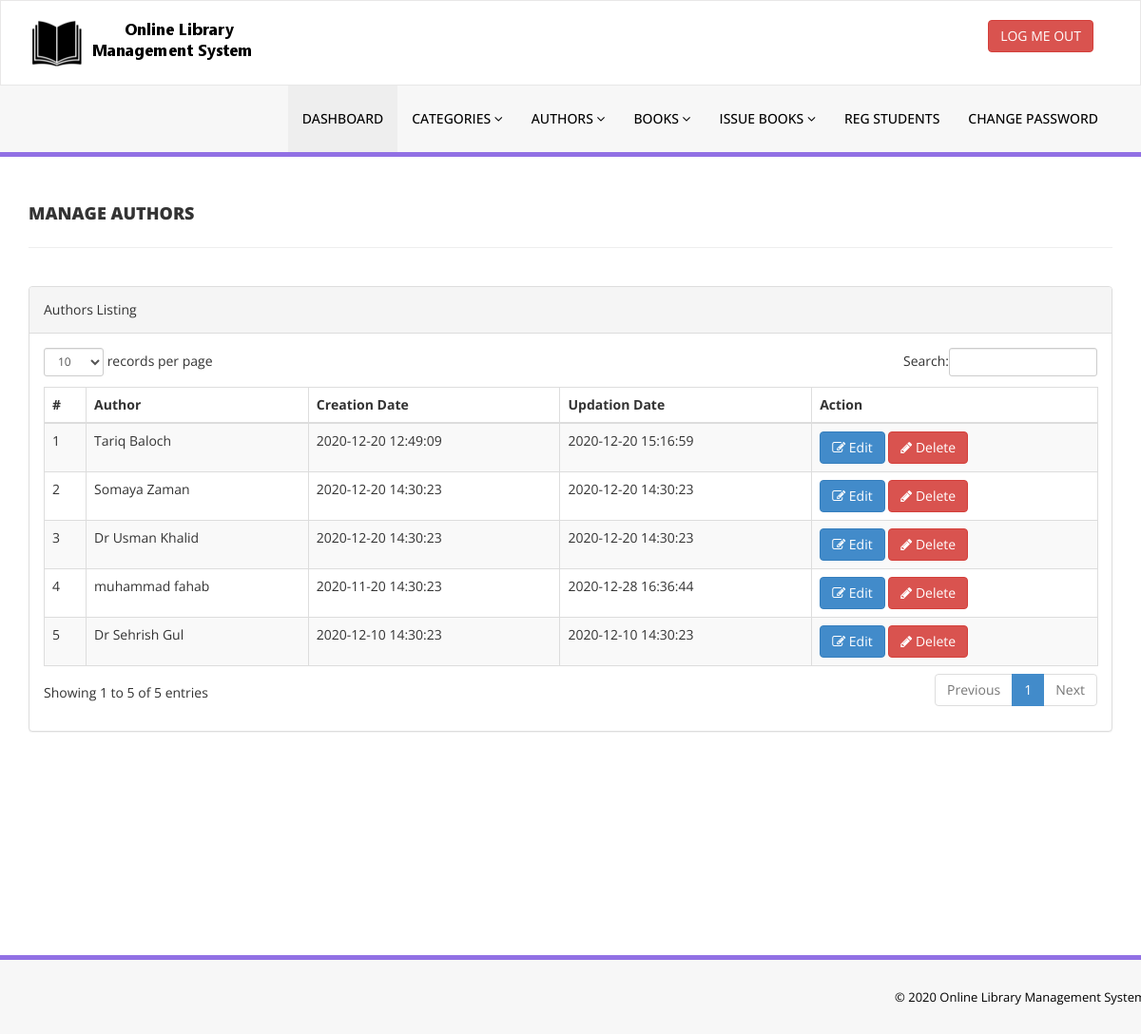
Before: /library/admin/manage-authors.php (signed in) with the older database file.
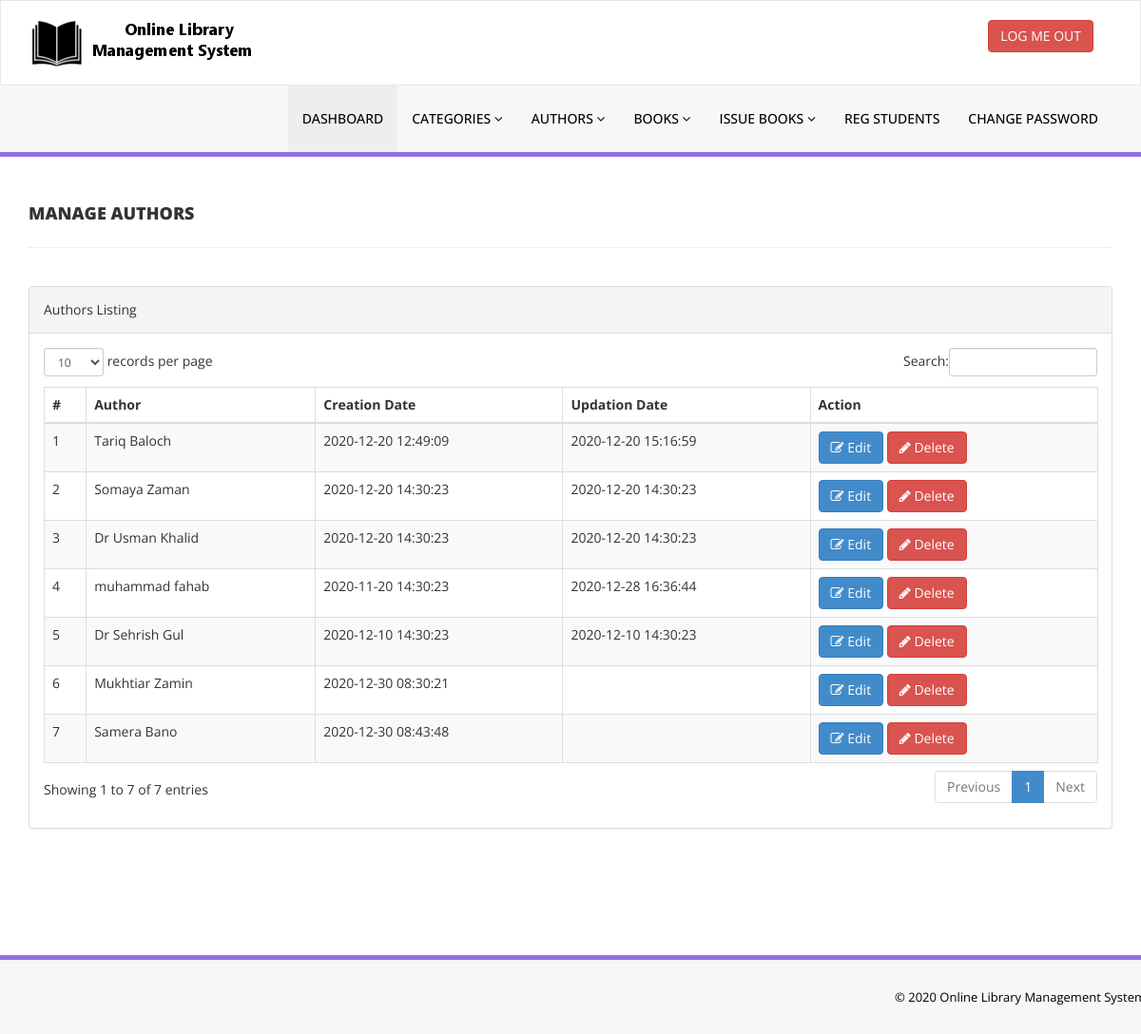
After: the same page with the newer database file.
### tables this page shows
CREATE TABLE `tblauthors` (
  `id` int(11) NOT NULL,
  `AuthorName` varchar(159) DEFAULT NULL,
  `creationDate` timestamp NULL DEFAULT current_timestamp(),
  `UpdationDate` timestamp NULL DEFAULT NULL ON UPDATE current_timestamp()
);

### library/admin/manage-authors.php (the view, shortened to what this page needs)
<?php
include('includes/config.php');
if(strlen($_SESSION['alogin'])==0)
    {
header('location:index.php');
}
else{
    ?>
<!DOCTYPE html>
<html xmlns="http://www.w3.org/1999/xhtml">
<head>
    <link href="assets/css/bootstrap.css" rel="stylesheet" />
    <link href="assets/css/font-awesome.css" rel="stylesheet" />
    <link href="assets/js/dataTables/dataTables.bootstrap.css" rel="stylesheet" />
    <link href="assets/css/style.css" rel="stylesheet" />
</head>
<body>
<?php include('includes/header.php');?>
    <div class="content-wrapper">
         <div class="container">
        <div class="row pad-botm">
            <div class="col-md-12">
                <h4 class="header-line">Manage Authors</h4>
    </div>
     <div class="row">
</div>
        </div>
            <div class="row">
                <div class="col-md-12">
                    <div class="panel panel-default">
                        <div class="panel-heading">
                           Authors Listing
                        </div>
                        <div class="panel-body">
                            <div class="table-responsive">
                                <table class="table table-striped table-bordered table-hover" id="dataTables-example">
                                    <thead>
                                        <tr>
                                            <th>#</th>
                                            <th>Author</th>
                                            <th>Creation Date</th>
                                            <th>Updation Date</th>
                                            <th>Action</th>
                                        </tr>
                                    </thead>
                                    <tbody>
<?php $sql = "SELECT * from  tblauthors";
$query = $dbh -> prepare($sql);
$query->execute();
$results=$query->fetchAll(PDO::FETCH_OBJ);
$cnt=1;
if($query->rowCount() > 0)
{
foreach($results as $result)
{               ?>
                                        <tr class="odd gradeX">
                                            <td class="center"><?php echo htmlentities($cnt);?></td>
                                            <td class="center"><?php echo htmlentities($result->AuthorName);?></td>
                                            <td class="center"><?php echo htmlentities($result->creationDate);?></td>
                                            <td class="center"><?php echo htmlentities($result->UpdationDate);?></td>
                                            <td class="center">
                                            <a href="edit-author.php?athrid=<?php echo htmlentities($result->id);?>"><button class="btn btn-primary"><i class="fa fa-edit "></i> Edit</button>
                                          <a href="manage-authors.php?del=<?php echo htmlentities($result->id);?>" onclick="return confirm('Are you sure you want to delete?');"" >  <button class="btn btn-danger"><i class="fa fa-pencil"></i> Delete</button>
                                            </td>
                                        </tr>
 <?php $cnt=$cnt+1;}} ?>
                                    </tbody>
                                </table>
                            </div>
                        </div>
                    </div>
                </div>
            </div>
    </div>
    </div>
  <?php include('includes/footer.php');?>
</body>
</html>
<?php } ?>

Changed rows visible on the page:
added tblauthors: AuthorName "Mukhtiar Zamin", creationDate "2020-12-30 08:30:21"
added tblauthors: AuthorName "Samera Bano", creationDate "2020-12-30 08:43:48"
Other visible differences:
text written by a page script: "records per page Search: Showing 1 to 5 of 5 entries Previous 1 Next" → "records per page Search: Showing 1 to 7 of 7 entries Previous 1 Next"
